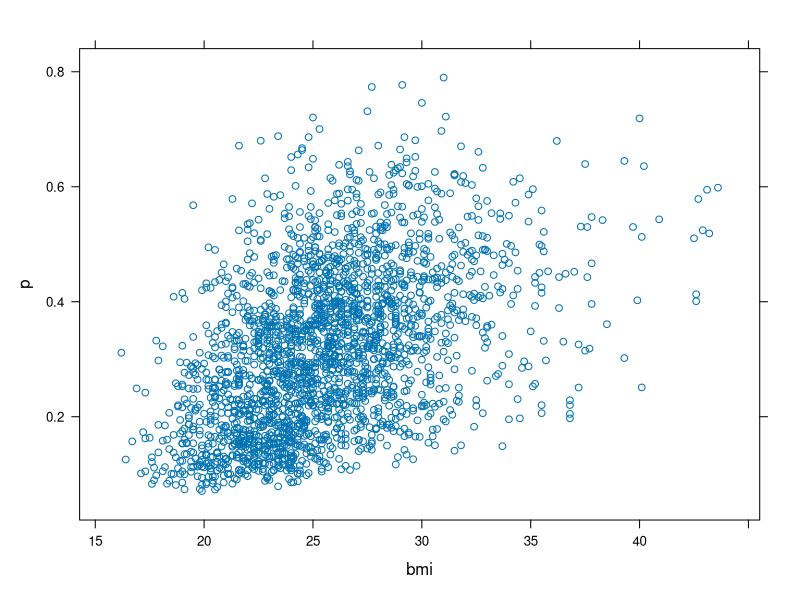

Generate this figure with R:
d <- read.csv("Framingham.csv")

dim(d)

d <- subset(d, complete.cases(d))

set.seed(101)

idx <- sample(1:nrow(d), ceiling(nrow(d)/2))
## idx <- sample(nrow(d), replace = TRUE)

head(idx)

dtrain <- d[idx,]
dtest <- d[-idx,]

dim(dtrain)
dim(dtest)

names(dtrain)

dtrain$sex <- dtrain$sex -1
dtest$sex <- dtest$sex -1

fm <- chdfate ~ sex + age + bmi + sbp + dbp + scl

m <- glm(fm, data = dtrain, family = binomial)

summary(m)

exp(coef(m))

exp(confint(m))

p <- predict(m, newdata = dtest, type ="response")

summary(p)

table(p >= 0.5)
tab <- table(p >= 0.5, dtest$chdfate)

sum(diag(tab))/nrow(dtest)

library(lattice)

xyplot(p ~ bmi, data = dtest, type = "p")


predict(m, newdata = data.frame(sex = 0, 
                                age = 45, 
                                bmi = 35, 
                                sbp = 144, 
                                dbp = 90, 
                                scl = 255), 
        type = "response", se.fit = TRUE)
